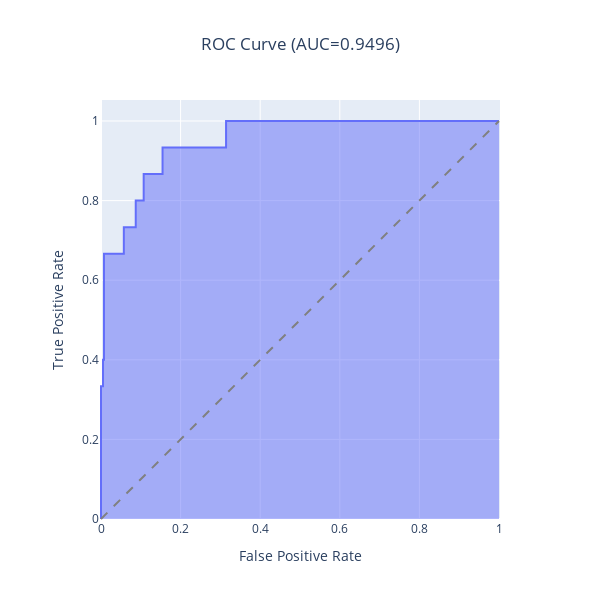

Notebook code for this chart:
### Code cell
from eppi_text_classification.predict import predict_probabilities
from eppi_text_classification.plotly_roc import plotly_roc

y_test_pred_probs = predict_probabilities(model, X_test)
plotly_roc(y_test, y_test_pred_probs)

### Figure 1 — Plotly figure (JSON) as saved in the notebook; plotly's stock layout.template omitted (floating-point values rounded to 4 significant figures)
{"data": [{"customdata": [["inf"], ["1"], ["0.999"], ["0.954"], ["0.8565"], ["0.04816"], ["0.03501"], ["0.003534"], ["0.0001053"], ["0.0001019"], ["1.996e-05"], ["1.859e-05"], ["6.756e-06"], ["6.746e-06"], ["2.023e-06"], ["1.949e-06"], ["9.086e-08"], ["8.887e-08"], ["4.341e-09"], ["4.025e-09"], ["3.364e-09"], ["3.289e-09"], ["1.408e-10"], ["1.406e-10"], ["1.219e-10"], ["1.149e-10"], ["1.106e-10"], ["1.05e-10"], ["1.683e-14"]], "fillpattern": {"shape": ""}, "hovertemplate": "False Positive Rate=%{x}<br>True Positive Rate=%{y}<br>Threshold=%{customdata[0]}<extra></extra>", "legendgroup": "", "line": {"color": "#636efa"}, "marker": {"symbol": "circle"}, "mode": "lines", "name": "", "orientation": "v", "showlegend": false, "stackgroup": "1", "type": "scatter", "x": [0, 0, 0, 0.004988, 0.004988, 0.007481, 0.007481, 0.007481, 0.05736, 0.05736, 0.08728, 0.08728, 0.1072, 0.1072, 0.1546, 0.1546, 0.3142, 0.3142, 0.5461, 0.5511, 0.5611, 0.5711, 0.7556, 0.7606, 0.7731, 0.813, 0.818, 0.8229, 1], "xaxis": "x", "y": [0, 0.2, 0.3333, 0.3333, 0.4, 0.4, 0.5333, 0.6667, 0.6667, 0.7333, 0.7333, 0.8, 0.8, 0.8667, 0.8667, 0.9333, 0.9333, 1, 1, 1, 1, 1, 1, 1, 1, 1, 1, 1, 1], "yaxis": "y"}], "layout": {"height": 600, "legend": {"tracegroupgap": 0}, "shapes": [{"line": {"color": "grey", "dash": "dash"}, "type": "line", "x0": 0, "x1": 1, "y0": 0, "y1": 1}], "title": {"text": "ROC Curve (AUC=0.9496)", "x": 0.5, "xanchor": "center"}, "width": 600, "xaxis": {"anchor": "y", "constrain": "domain", "domain": [0, 1], "title": {"text": "False Positive Rate"}}, "yaxis": {"anchor": "x", "domain": [0, 1], "scaleanchor": "x", "scaleratio": 1, "title": {"text": "True Positive Rate"}}}}
